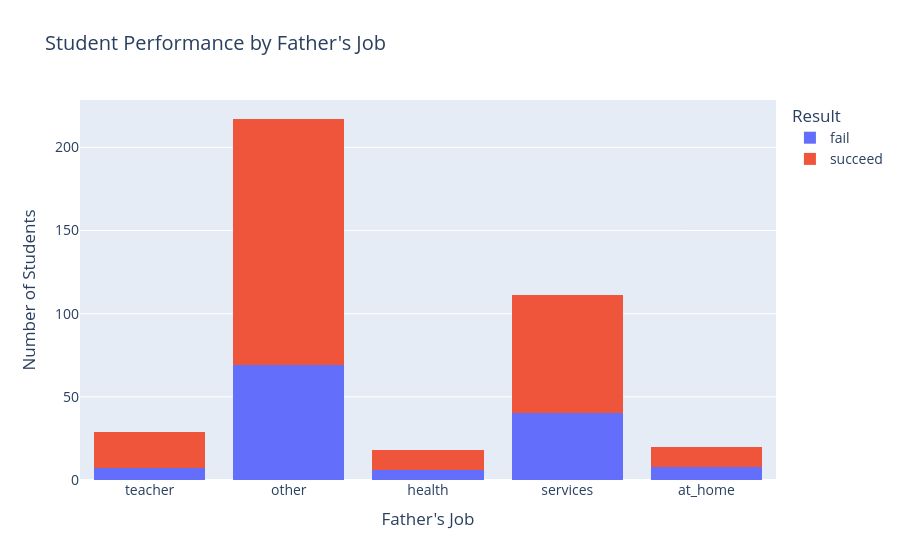

Write notebook code for a chart like this one.
### Code cell
# Map G3 to "fail" and "succeed"
# df['Result'] = df['G3'].apply(lambda x: 'fail' if x < 10 else 'succeed')
plot_student_performance_by_feature( df, "Fjob", "Student Performance by Father's Job", "Father's Job")

### Figure 1 — Plotly figure (JSON) as saved in the notebook; plotly's stock layout.template omitted (floating-point values rounded to 4 significant figures; data arrays with more than 128 entries replaced by an {"elided": "..."} marker saying what was removed)
{"data": [{"alignmentgroup": "True", "bingroup": "x", "hovertemplate": "Result=fail<br>Father's Job=%{x}<br>count=%{y}<extra></extra>", "legendgroup": "fail", "marker": {"color": "#636efa", "pattern": {"shape": ""}}, "name": "fail", "offsetgroup": "fail", "orientation": "v", "showlegend": true, "type": "histogram", "x": {"elided": "130 str values"}, "xaxis": "x", "yaxis": "y"}, {"alignmentgroup": "True", "bingroup": "x", "hovertemplate": "Result=succeed<br>Father's Job=%{x}<br>count=%{y}<extra></extra>", "legendgroup": "succeed", "marker": {"color": "#EF553B", "pattern": {"shape": ""}}, "name": "succeed", "offsetgroup": "succeed", "orientation": "v", "showlegend": true, "type": "histogram", "x": {"elided": "265 str values"}, "xaxis": "x", "yaxis": "y"}], "layout": {"barmode": "stack", "font": {"size": 14}, "legend": {"title": {"text": "Result"}, "tracegroupgap": 0}, "title": {"text": "Student Performance by Father's Job"}, "xaxis": {"anchor": "y", "domain": [0, 1], "title": {"text": "Father's Job"}}, "yaxis": {"anchor": "x", "domain": [0, 1], "title": {"text": "Number of Students"}}}}
